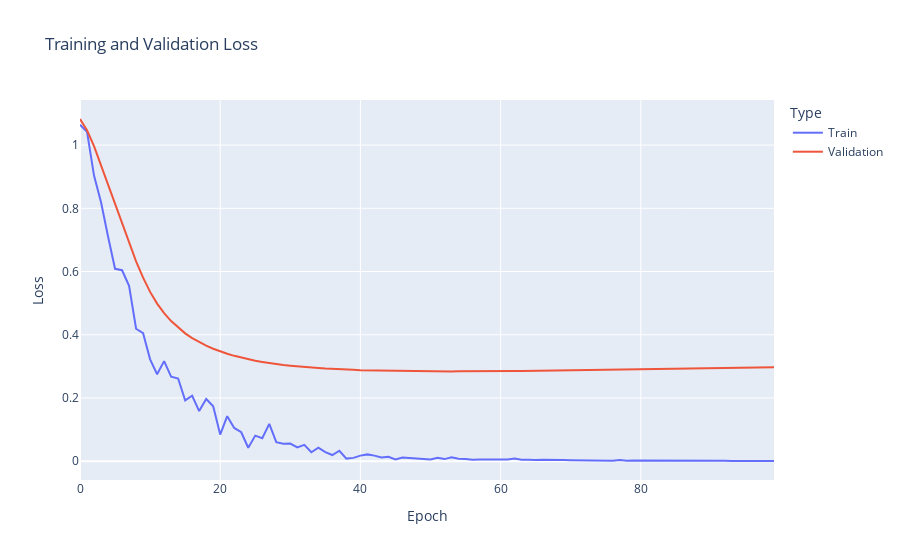

The cell this chart's notebook holds for it:
### Markdown cell above
## Plot loss

### Code cell
# Combine train and val losses into a single plot
loss_df = pd.DataFrame({
    'Epoch': list(range(len(train_losses))) + list(range(len(val_losses))),
    'Loss': train_losses + val_losses,
    'Type': ['Train'] * len(train_losses) + ['Validation'] * len(val_losses)
})

px.line(loss_df, x='Epoch', y='Loss', color='Type', 
        title='Training and Validation Loss', 
        labels={'Loss': 'Loss', 'Epoch': 'Epoch'}).show()
